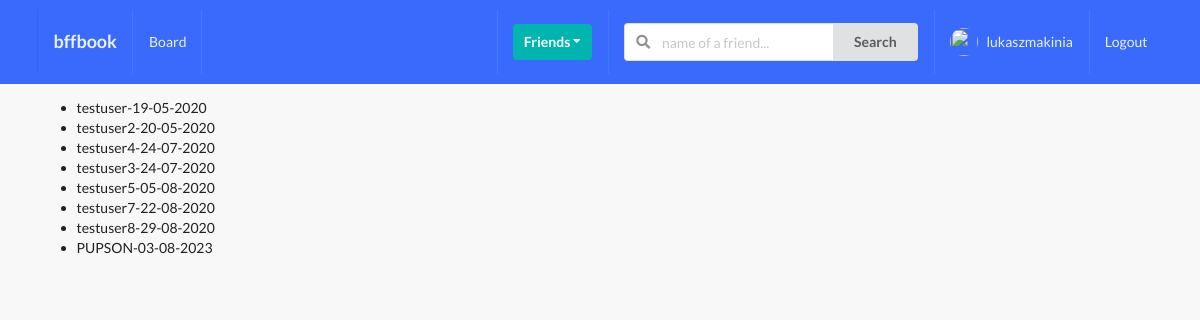
/profiles/to-invite/ (signed in), run on the app's committed database.
### profiles/models.py (models this page shows, shortened)
class Profile(models.Model):
    first_name = models.CharField(max_length=200, blank=True)
    last_name = models.CharField(max_length=200, blank=True)
    user = models.OneToOneField(User, on_delete=models.CASCADE)
    bio = models.TextField(default="no bio...", max_length=300)
    email = models.EmailField(max_length=200, blank=True)
    country = models.CharField(max_length=200, blank=True)
    avatar = models.ImageField(default='avatar.png', upload_to='avatars/')
    friends = models.ManyToManyField(User, blank=True, related_name='friends')
    slug = models.SlugField(unique=True, blank=True)
    updated = models.DateTimeField(auto_now=True)
    created = models.DateTimeField(auto_now_add=True)
    objects = ProfileManager()
    def __str__(self):
        return f"{self.user.username}-{self.created.strftime('%d-%m-%Y')}"
    __initial_first_name = None
    __initial_last_name = None
    def __init__(self, *args, **kwargs):
        super().__init__(*args, **kwargs)
        self.__initial_first_name = self.first_name
        self.__initial_last_name = self.last_name

### profiles/views.py (the view)
# urls.py: path('to-invite/', invite_profiles_list_view, name='invite-profiles-view'),
@login_required
def invite_profiles_list_view(request):
    user = request.user
    qs = Profile.objects.get_all_profiles_to_invite(user)
    context = {'qs': qs}
    return render(request, 'profiles/to_invite_list.html', context)

### profiles/context_processors.py (called while the page is built)
def profile_pic(request):
    if request.user.is_authenticated:
        profile_obj = Profile.objects.get(user=request.user)
        pic = profile_obj.avatar
        return {'picture':pic}
    return {}

def invatations_received_no(request):
    if request.user.is_authenticated:
        profile_obj = Profile.objects.get(user=request.user)
        qs_count = Relationship.objects.invatations_received(profile_obj).count()
        return {'invites_num':qs_count}
    return {}

### profiles/models.py (called while the page is built)
    def get_all_profiles_to_invite(self, sender):
        profiles = Profile.objects.all().exclude(user=sender)
        profile = Profile.objects.get(user=sender)
        qs = Relationship.objects.filter(Q(sender=profile) | Q(receiver=profile))
        print(qs)
        print("#########")
        accepted = set([])
        for rel in qs:
            if rel.status == 'accepted':
                accepted.add(rel.receiver)
                accepted.add(rel.sender)
        print(accepted)
        print("#########")
        available = [profile for profile in profiles if profile not in accepted]
        print(available)
        print("#########")
        return available

    def invatations_received(self, receiver):
        qs = Relationship.objects.filter(receiver=receiver, status='send')
        return qs

    def __str__(self):
        return f"{self.sender}-{self.receiver}-{self.status}"

### profiles/templates/profiles/to_invite_list.html (shortened to what this page needs)
{% extends 'base.html' %}
{% block content %}
    <ul>
        {% for item in qs %}
            <li>{{item}}</li>
        {% endfor %}
    </ul>
{% endblock content %}

### templates/base.html (shortened to what this page needs)
{% load static %}
<!doctype html>
<html lang="en">
  <head>
    <link rel="stylesheet" type="text/css" href={% static 'style.css' %}
    <link rel="stylesheet" type='text/css' href="https://cdnjs.cloudflare.com/ajax/libs/semantic-ui/2.2.14/semantic.min.css">
  </head>
  <body>
    {% include 'main/navbar.html' %}
    <div class="ui container">
      {% block content %}
      {% endblock content %}
    </div>
  </body>
</html>

### templates/main/navbar.html (shortened to what this page needs)
{% url 'home-view' as path_to_home %}
{% url 'posts:main-post-view' as path_to_posts %}
{% url 'profiles:my-profile-view' as path_to_my_profile %}
<div class="ui inverted menu nav mb-7">
  <div class="ui container">
    <a href="{{path_to_home}}" class="{% if request.path == path_to_home %}active{% endif %} item">
        <h3>bffbook</h3>
    </a>
    {% if request.user.is_authenticated %}
    <a href="{{path_to_posts}}" class="{% if request.path == path_to_posts %}active{% endif %} item">
        Board
    </a>
    {% endif %}
    <div class="right menu">
        {% if request.user.is_authenticated %}
        <div class="item">
            <div class="ui floating dropdown icon button teal"> Friends
                <i class="dropdown icon"></i>
             </div>
        </div>
             <div class="item">
              <form action="" method="GET">
                <div class="ui action left icon input">
                <input class="prompt" type="text" name='q' placeholder="name of a friend...">
                <button type='submit' class="ui button">Search</button>
                </div>
            </form>
            </div>
            <a href="{{path_to_my_profile}}" class="{% if request.path == path_to_my_profile %}active{% endif %} item">
                <img src={{picture.url}} class="ui avatar image">&nbsp;
                 {{ request.user }}
            </a>
            <a href="" class="ui item">
                Logout
            </a>
        {% else %}
        <a href="" class="ui item">
                Login
            </a>
        {% endif %}
    </div>
  </div>
</div>

### static_project/style.css (style rules this page uses)
body { background: #F8F8F8 !important; }
.nav { border-radius: 0px !important; padding: 10px 0 10px 0 !important; background-color: #396afc !important; }
.mb-7 { margin-bottom: 7px !important; }

### data on the page
Profile: user+created "testuser-19-05-2020"
Profile: user+created "testuser2-20-05-2020"
Profile: user+created "testuser4-24-07-2020"
Profile: user+created "testuser3-24-07-2020"
Profile: user+created "testuser5-05-08-2020"
Profile: user+created "testuser7-22-08-2020"
Profile: user+created "testuser8-29-08-2020"
Profile: user+created "PUPSON-03-08-2023"

### other printed values
{{ request.user }} "lukaszmakinia"
